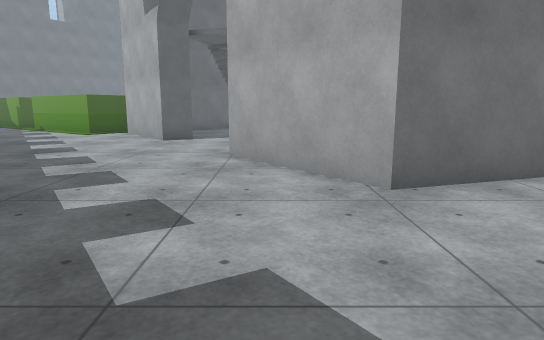
view 1 (above)

23 first-person views from a walk through a Unity game level. The camera is 1.2 m above the floor, tilts 10° down and sees 75° across. The floor is counted in squares, 1 m on a side. Each view is taken from the middle of a square. On the plan, view 1 faces up. The plan holds only what a view shows up to about 14 squares ahead; the rest is blank. The place goes on beyond the plan. Some surface patterns are stand-ins.

view 2
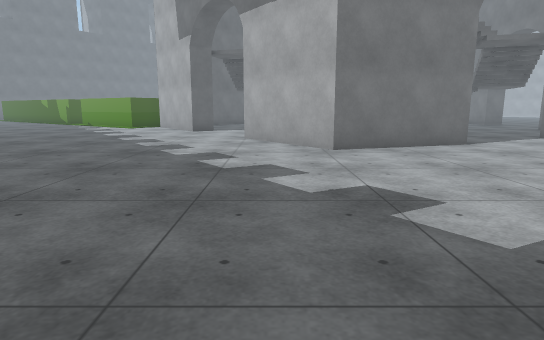

view 3
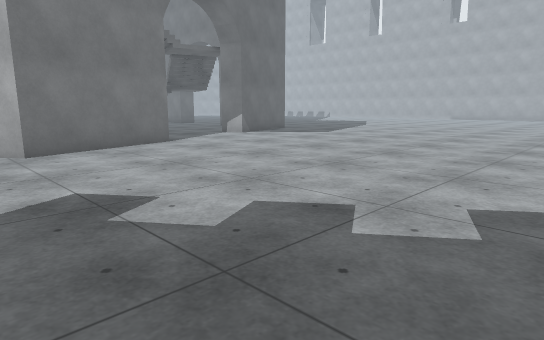

view 4
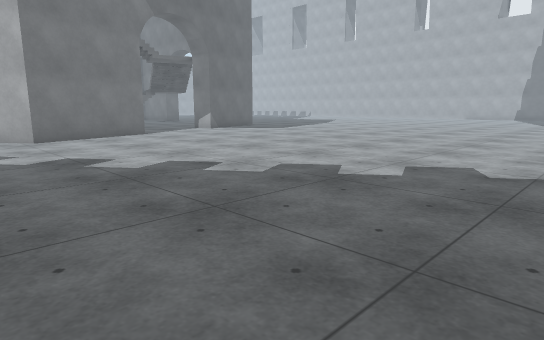

view 5
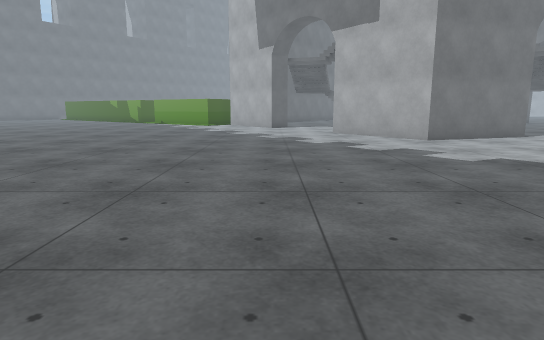

view 6
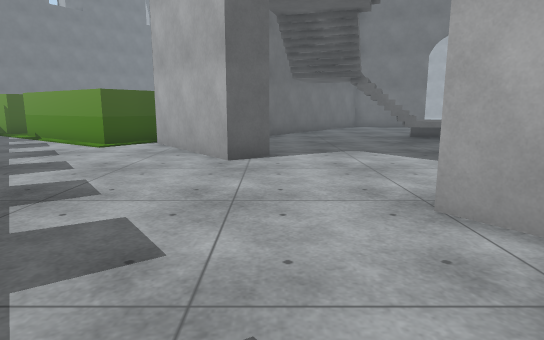

view 7
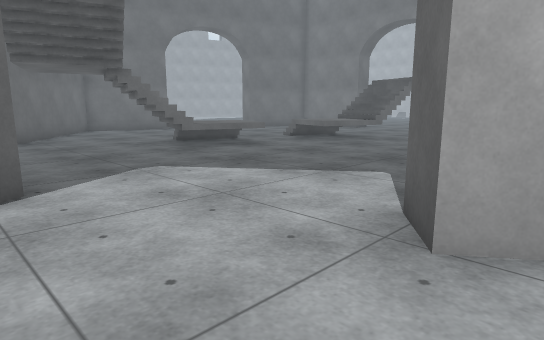

view 8
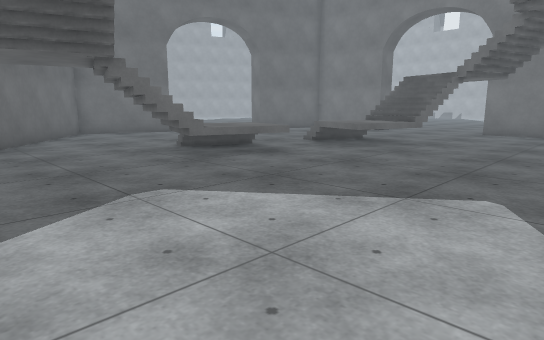

view 9
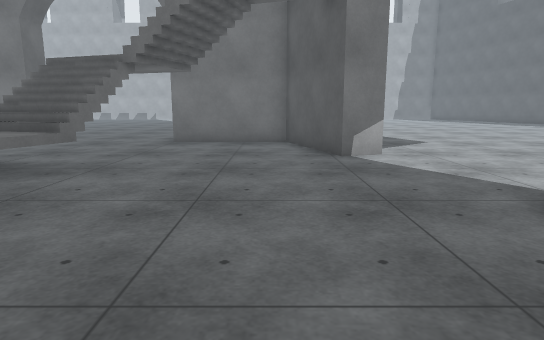

view 10
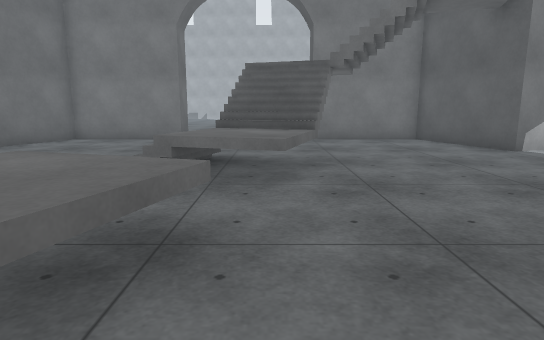

view 11
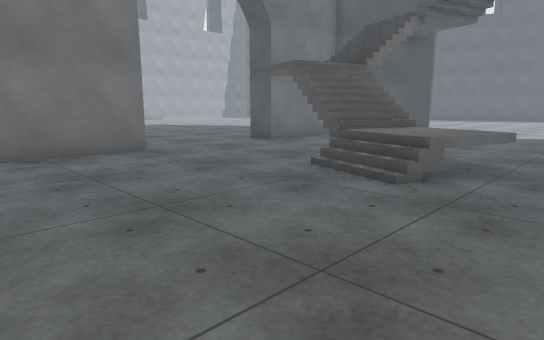

view 12
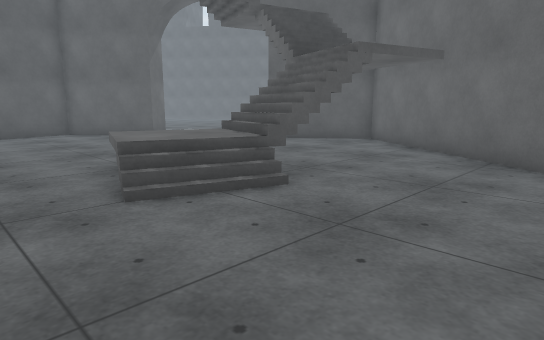

view 13
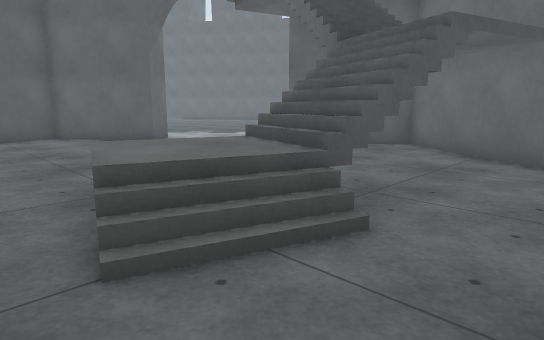

view 14
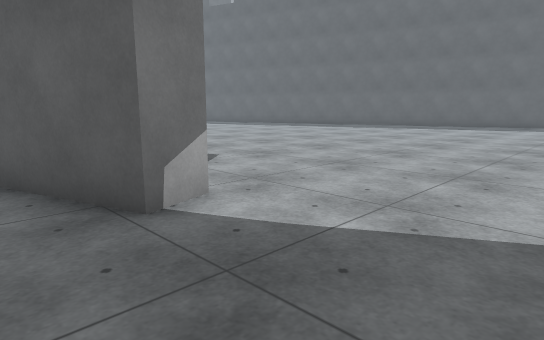

view 15
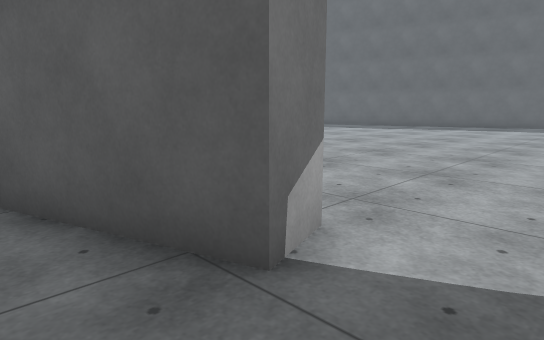

view 16
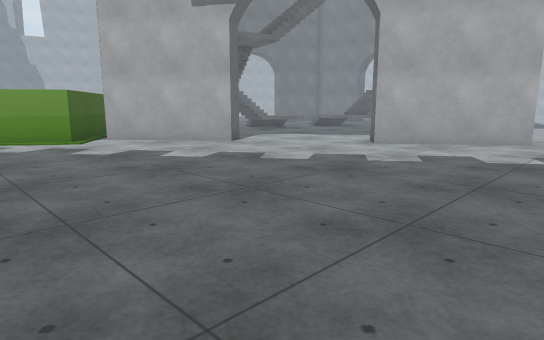

view 17
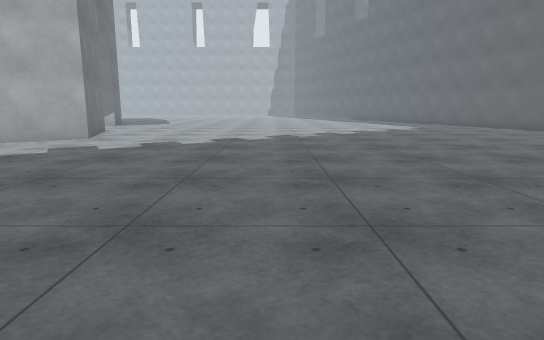

view 18
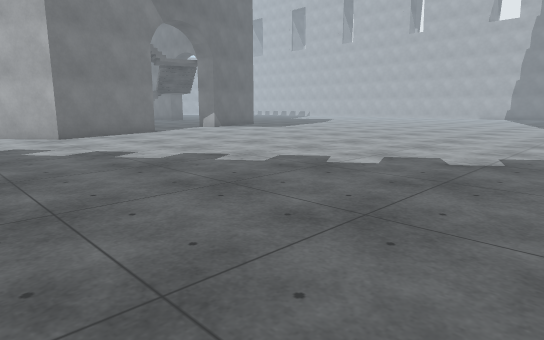

view 19
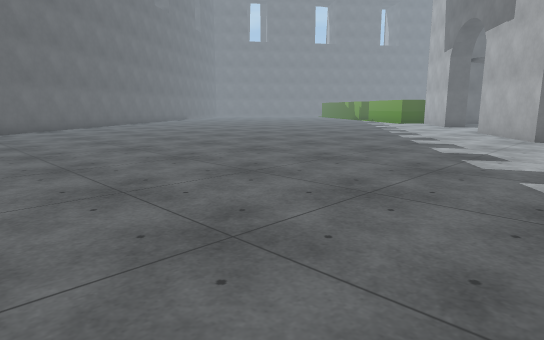

view 20
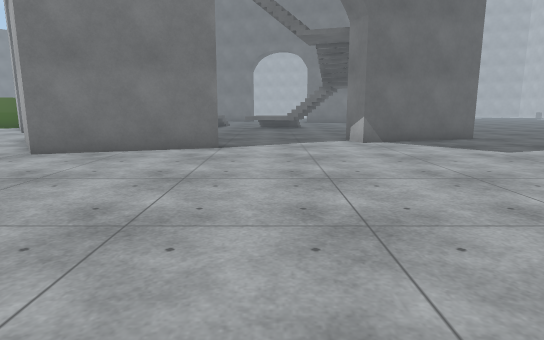

view 21
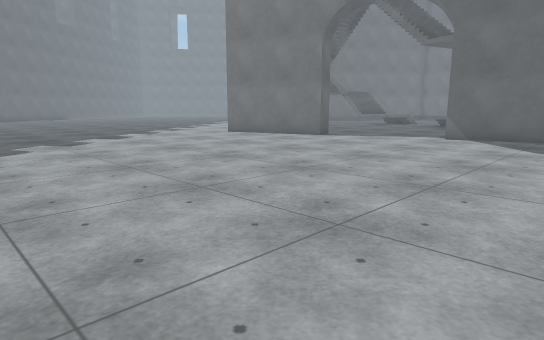

view 22
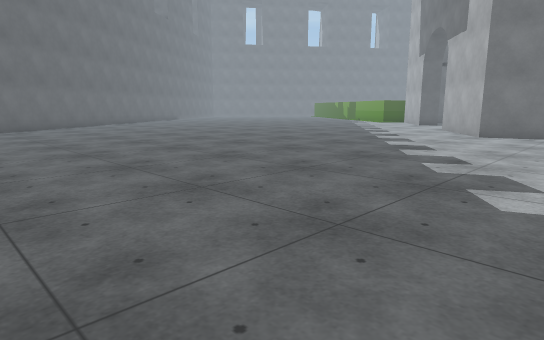

view 23
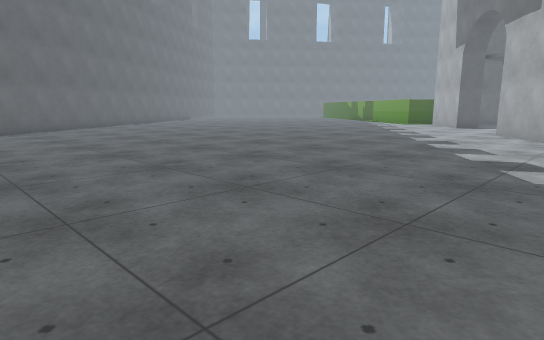

### Floor plan
Key: @ floor where view 1 was taken; # wall or solid block; . main floor; : floor 0.75 m higher than the main floor; / step, stairs or slope; = window, fence, low wall or low ledge.
Columns run from 12 left of view 1 to 16 right of it. Each row starts with its distance up from view 1.
 24            ##..... ... .####
 23           ##...............#
 22          ##................#
 21          #.................#
 20         ##...////..........#
 19 ##     ##..../////...........
 18 .##   ##.....#/::=.////......
 17 ..######......===#.=:///.....
 16  .....##...........=:///.....
 15  ......##...........==/=.....
 14  ......##..................##
 13  ..........................#
 12  ..........................#
 11  ..........................#
 10  .......................#####
  9  ..........##..........#####.
  8  ...........##...............
  7 ............#######..........
  6 .............#####...........
  5 .............................
  4 .............................
  3 .............................
  2 .............................
  1  ............................
  0   ..........@................
 -1   ...........................
 -2 . ...........................
 -3   ...........................
 -4  ............................
 -5 ............................
 -6 .............................
 -7 ............................
 -8 ...........................
 -9   ....................
-10        ...........
-11             ..... .
-12              ..

Positions as (right, up) in squares from view 1, and headings:
1: (0, 0), facing up
2: (0, -5), facing up
3: (0, -5), facing up-right
4: (-1, -9), facing up-right
5: (-4, -8), facing up
6: (-3, 5), facing up
7: (-4, 8), facing up-right
8: (-3, 10), facing up-right
9: (2, 11), facing right
10: (1, 16), facing right
11: (5, 24), facing down-right
12: (7, 24), facing down-left
13: (6, 22), facing down-left
14: (7, 11), facing down-right
15: (9, 11), facing down-right
16: (-12, 3), facing up-right
17: (-12, -2), facing right
18: (-2, -10), facing up-right
19: (4, -10), facing up-left
20: (8, -4), facing up
21: (16, -6), facing up-left
22: (6, -11), facing up-left
23: (3, -9), facing up-left
